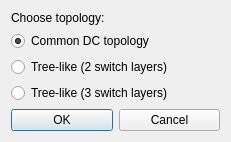
<?xml version="1.0" encoding="UTF-8"?>
<ui version="4.0">
 <class>TopologyDialog</class>
 <widget class="QDialog" name="TopologyDialog">
  <property name="geometry">
   <rect>
    <x>0</x>
    <y>0</y>
    <width>231</width>
    <height>131</height>
   </rect>
  </property>
  <property name="windowTitle">
   <string>Choose Topology</string>
  </property>
  <property name="styleSheet">
   <string notr="true">QWidget, QMenuBar::item, QHeaderView::section {
	background-color: qlineargradient(x1: 0, y1: 0, x2: 0, y2: 1,
                                      stop: 0 #c5d8ef, stop: 1 #89a5c3);
}

QLabel, QSlider {
	background-color: transparent;
}</string>
  </property>
  <property name="locale">
   <locale language="English" country="UnitedStates"/>
  </property>
  <property name="modal">
   <bool>false</bool>
  </property>
  <layout class="QVBoxLayout" name="verticalLayout">
   <item>
    <widget class="QLabel" name="label">
     <property name="text">
      <string>Choose topology:</string>
     </property>
    </widget>
   </item>
   <item>
    <widget class="QRadioButton" name="common">
     <property name="enabled">
      <bool>true</bool>
     </property>
     <property name="autoFillBackground">
      <bool>false</bool>
     </property>
     <property name="text">
      <string>Common DC topology</string>
     </property>
     <property name="checked">
      <bool>true</bool>
     </property>
    </widget>
   </item>
   <item>
    <widget class="QRadioButton" name="tree2">
     <property name="enabled">
      <bool>true</bool>
     </property>
     <property name="autoFillBackground">
      <bool>false</bool>
     </property>
     <property name="text">
      <string>Tree-like (2 switch layers)</string>
     </property>
     <property name="checked">
      <bool>false</bool>
     </property>
    </widget>
   </item>
   <item>
    <widget class="QRadioButton" name="tree3">
     <property name="text">
      <string>Tree-like (3 switch layers)</string>
     </property>
    </widget>
   </item>
   <item>
    <layout class="QHBoxLayout" name="horizontalLayout">
     <item>
      <widget class="QPushButton" name="OK">
       <property name="text">
        <string>OK</string>
       </property>
      </widget>
     </item>
     <item>
      <widget class="QPushButton" name="Cancel">
       <property name="text">
        <string>Cancel</string>
       </property>
      </widget>
     </item>
    </layout>
   </item>
  </layout>
 </widget>
 <resources>
  <include location="resources.qrc"/>
 </resources>
 <connections>
  <connection>
   <sender>OK</sender>
   <signal>clicked()</signal>
   <receiver>TopologyDialog</receiver>
   <slot>accept()</slot>
   <hints>
    <hint type="sourcelabel">
     <x>112</x>
     <y>127</y>
    </hint>
    <hint type="destinationlabel">
     <x>199</x>
     <y>149</y>
    </hint>
   </hints>
  </connection>
  <connection>
   <sender>Cancel</sender>
   <signal>clicked()</signal>
   <receiver>TopologyDialog</receiver>
   <slot>reject()</slot>
   <hints>
    <hint type="sourcelabel">
     <x>219</x>
     <y>127</y>
    </hint>
    <hint type="destinationlabel">
     <x>199</x>
     <y>149</y>
    </hint>
   </hints>
  </connection>
 </connections>
 <slots>
  <slot>AddVersion()</slot>
  <slot>RemoveVersion()</slot>
 </slots>
</ui>
